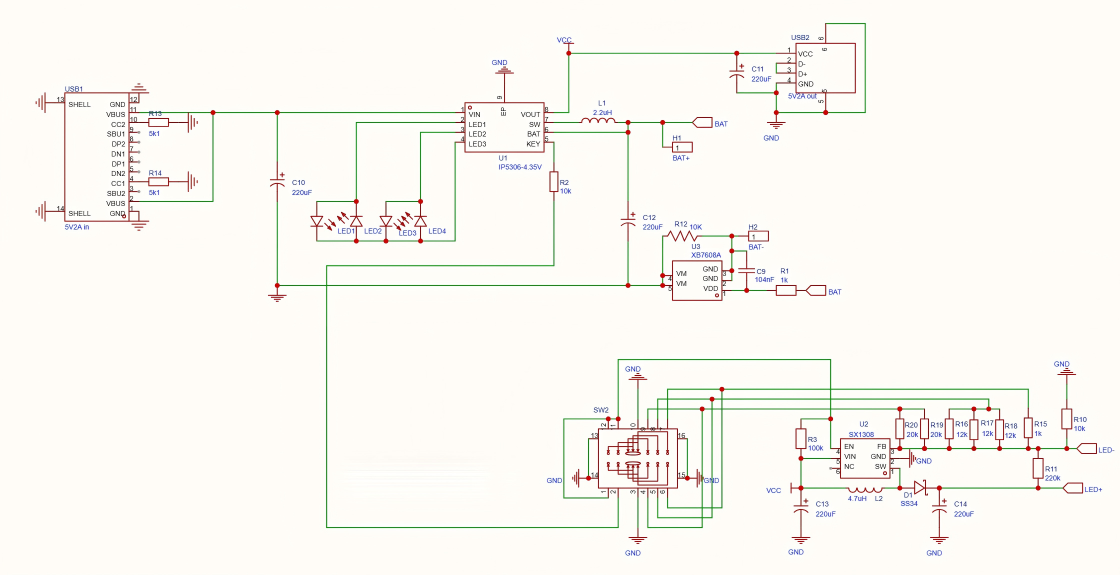
#> input picture _workspace/赛题资料/open_GT/1/1.png, 2240 x 1149 px, found by its file name (shown at 1/2 size)
$ python _crop.py
#> lines starting #> are read from the running program, lines starting #| are printed output that depends on the picture
from PIL import Image
im = Image.open(r"work\_submit_in220\1.png").convert("RGB")
W,H = im.size
#> W = 2240; H = 1149
print("size", W, H)
#| size 2240 1149
box = (1340, 180, min(W,1478), 420)
#> box = (1340, 180, 1478, 420)
c = im.crop(box).resize(((box[2]-box[0])*4, (box[3]-box[1])*4), Image.NEAREST)
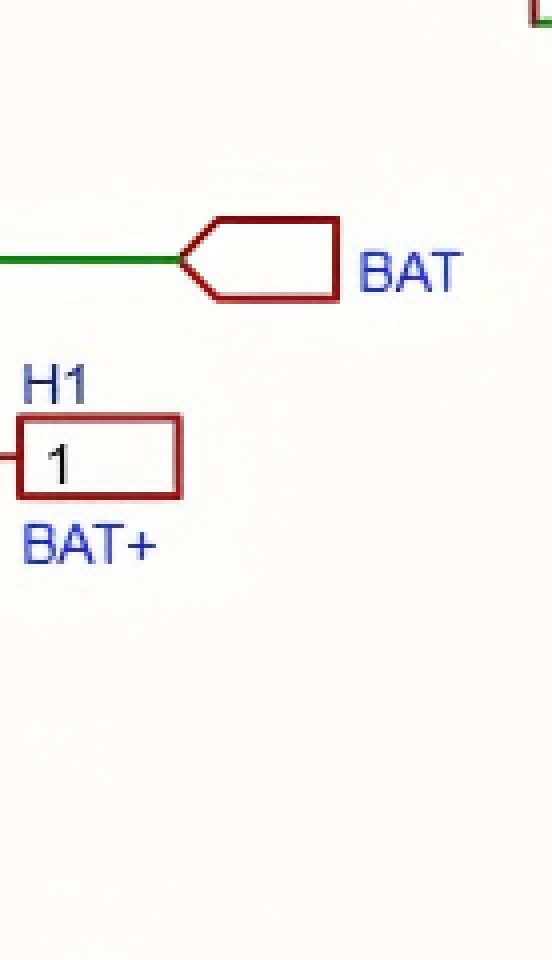
#> c: PIL image 552x960 RGB; mean R, G, B 250.4, 246.9, 242.8
c.save(r"work\preview\_c1right.png")
box2 = (700, 60, 960, 480)
c2 = im.crop(box2).resize(((box2[2]-box2[0])*3, (box2[3]-box2[1])*3), Image.NEAREST)
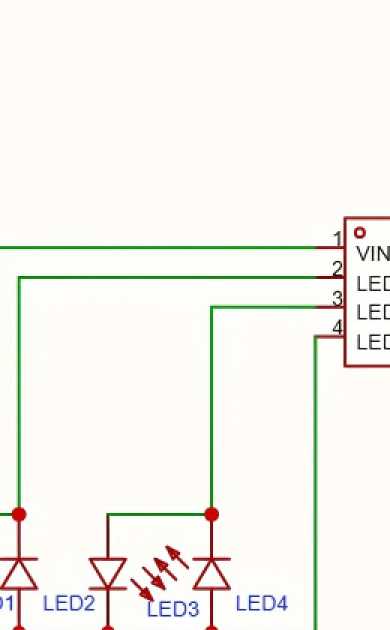
#> c2: PIL image 780x1260 RGB (shown at 1/2 size); mean R, G, B 246.3, 244.6, 238.3
c2.save(r"work\preview\_c1rail.png")
print("ok")
